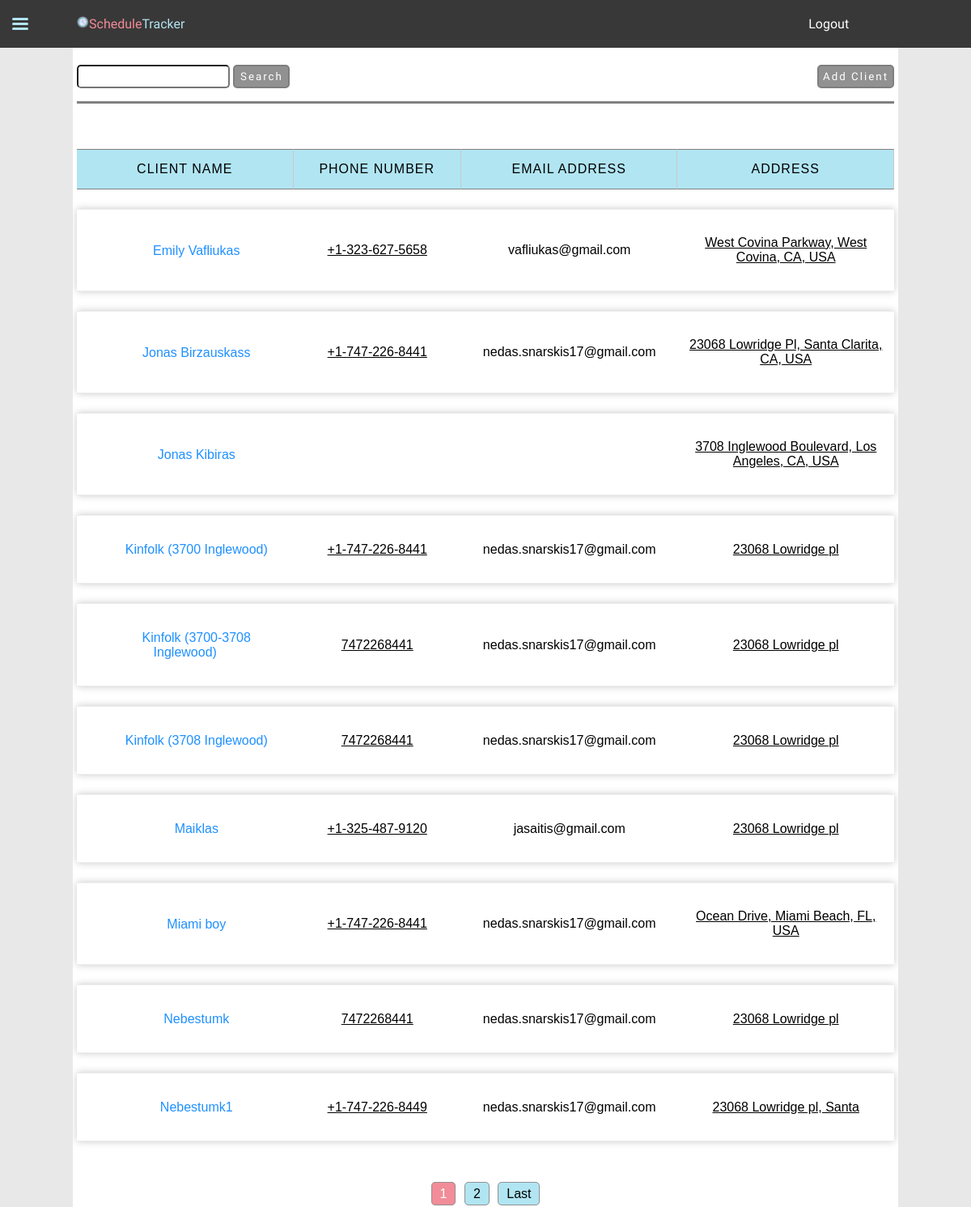
Screenshot of /clients/ (signed in) with the database file from the repository.
### JobTrackingApp/models.py (models this page shows, shortened)
class Client(models.Model):
    user = models.ForeignKey(User, on_delete=models.CASCADE)
    name = models.CharField(max_length=30)
    address = models.CharField(max_length=60)
    phone_number = models.CharField(blank=True, max_length=30)
    email_address = models.EmailField(blank=True, max_length=30)

### JobTrackingApp/views.py (the view, shortened to what this page needs)
# urls.py: path("clients/", views.clients, name="clients"),
@login_required
def clients(request):
    clientList = Client.objects.filter(user=request.user).order_by("name")
    if request.method == "GET":
        form = ClientForm()
        searchForm = SearchForm(request.GET)
        if searchForm.is_valid():
            data = searchForm.cleaned_data
            query = data["query"]
            if query:
                clientList = clientList.filter(name__icontains=query)
    page_number = request.GET.get("page", 1)
    paginator = Paginator(clientList, 10)
    pageList = paginator.get_page(page_number)
    context = {
        "paginator": paginator,
        "page_obj": pageList,
        "form": form,
        "searchForm": searchForm,
        "is_paginated": True,
        "search": query,
    }
    return render(
        request,
        "JobTrackingApp/clients.html",
        context,
    )

### JobTrackingApp/forms.py (shortened to what this page needs)
class ClientForm(ModelForm):
    name = forms.CharField(
        error_messages={"invalid": "Client with the same name already exists"}
    )
    name.widget.attrs.update(
        {"placeholder": "required", "autocomplete": "new-password"}
    )
    address = forms.CharField()
    address.widget.attrs.update(
        {"autocomplete": "new-password", "placeholder": "required"}
    )
    phone_number = forms.RegexField(
        regex=r"^(\+?1?)\D*(\d{3})\D*(\d{3})\D*(\d{4})\D*$",
        error_messages={
            "invalid": "Phone number must be entered in the format: '+1-333-666-9999'",
        },
        required=False,
        widget=forms.TextInput(
            attrs={
                "placeholder": "Example: +1-323-627-8956 (optional)",
                "autocomplete": "new-password",
            }
        ),
    )
    email_address = forms.EmailField(required=False)
    email_address.widget.attrs.update(
        {"placeholder": "optional", "autocomplete": "new-password"}
    )
    class Meta:
        model = Client
        fields = ["name", "address", "phone_number", "email_address"]

class SearchForm(forms.Form):
    query = forms.CharField(max_length=100, required=False)

### JobTrackingApp/templates/JobTrackingApp/clients.html (shortened to what this page needs)
{% extends 'JobTrackingApp/base.html' %}
{% load static %}
{% block css %}
    <link rel="stylesheet" href="{% static 'css/clients.css' %}">
{% endblock css %}
{% block content %}
    <div class="wrapper">
        <div class="search">
            <form class="searchForm" action='' method='GET'>
                {{ searchForm.query }}
                <input class="button" type="submit" value="Search">
            </form>
        </div>
        <div class="features">
            <button class="addClient button"> Add Client </button>
        </div>
    </div>
    <table id="clientsTable">
        {% if page_obj %}
            <tr class="table-header">
                <th> Client name</th>
                <th> Phone number</th>
                <th> Email address </th>
                <th> Address </th>
            </tr>
            {% for client in page_obj %}
                <tr class="table-row">
                    <td data-name="Client name" class="tdName"><a class="edit" href="{% url 'client-detail' client.pk %}"></a>{{ client.name }}</td>
                    <td data-name="Phone number"><a href="tel:{{ client.phone_number }}"> {{ client.phone_number }} </a></td>
                    <td data-name="Email Address"> {{ client.email_address }} </td>
                    <td data-name="Address"><a target="_blank" href="https://www.google.com/maps/search/?api=1&query={{ client.address }}">{{ client.address }}</a></td>
                </tr>
            {% endfor %}
        {% else %}
            <p class="not-found"> Client was not found. Maybe create a new client?</p>
        {% endif %}
    </table>
    {% if is_paginated %}
    <div class="paginator">
        <a class="current-page-number">{{ page_obj.number }}</a>
        {% if page_obj.has_next %}
            <a href="?page={{ page_obj.next_page_number }}&query={{ search }}" class="page-number">{{ page_obj.next_page_number }}</a>
        {% endif %}
        {% if paginator.num_pages > page_obj.next_page_number %}
            <a href="?page={{ paginator.num_pages }}&query={{ search }}" class="page-number">Last</a>
        {% endif %}
    </div>
    {% endif %}
{% endblock content %}

### static/css/main.css (style rules this page uses)
.button { padding: 5px; width: 100%; border-radius: 5px; cursor: pointer; background-color: #919191; color: white; font-family: 'Balsamiq Sans', cursive; letter-spacing: 2px; border: 2px solid #7e7e7e; }
a, a:visited { text-decoration: none; color: inherit; }
body { margin: 0px; padding: 0px; background-color: #e8e8e8; font-family: Arial, Helvetica, sans-serif; }

### static/css/clients.css (style rules this page uses)
a, a:visited { text-decoration: none; }
a.page-number { padding: 5px 10px; border: 1px solid #919191; border-radius: 5px; background-color: #b1e5f2; cursor: pointer; text-align: center; margin: 3px; }
a.current-page-number { padding: 5px 10px; border: 1px solid #919191; border-radius: 5px; background-color: #f28c98; color: white; cursor: pointer; text-align: center; margin: 3px; }
.button { padding: 5px; width: 100%; border-radius: 5px; cursor: pointer; background-color: #919191; color: white; font-family: 'Balsamiq Sans', cursive; letter-spacing: 2px; border: 2px solid #7e7e7e; }
body { margin: 0px; padding: 0px; background-color: #e8e8e8; font-family: Arial, Helvetica, sans-serif; }
main div.wrapper { margin: 1rem auto 2rem auto; display: flex; flex-direction: row; justify-content: space-between; flex-wrap: wrap-reverse; border-bottom: 3px solid grey; }
main div.wrapper div { margin-bottom: 1rem; }
main div.wrapper div.search { display: flex; flex-wrap: nowrap; flex-direction: row; }
main div.wrapper div.search input { padding: 5px; border-radius: 5px; }
main div.wrapper div.search input.button { width: 70px; }
main div.wrapper div.search input#id_query { min-width: 70px; max-width: 175px; }
main div.wrapper div.features button.addClient { padding: 5px; border-radius: 5px; cursor: pointer; }
main table#clientsTable { width: 100%; border-spacing: 0 1.5rem; margin-bottom: 2rem; margin-top: 2rem; }
main table#clientsTable th { text-align: center; padding: 15px; border-bottom: 1px solid grey; border-top: 1px solid grey; background-color: #f28c98; background-color: #b1e5f2; border-right: 1px solid #c9c9c9; text-transform: uppercase; font-family: 'Franklin Gothic Medium', 'Arial Narrow', Arial, sans-serif; font-weight: normal; letter-spacing: 1px; }
main table#clientsTable td { text-align: center; padding: 2rem 12px; border-bottom: 1px solid #ebebeb; border-top: 1px solid #ebebeb; max-width: 200px; }
main table#clientsTable td a { color: inherit; text-decoration: underline; text-decoration-color: inherit; }
main table#clientsTable td[data-name="Client name"] { color: dodgerblue; }
main table#clientsTable tr.table-row { background-color: white; box-shadow: 0px 0px 9px 0px #c9c9c9; }
main div.paginator { clear: both; margin: auto; text-align: center; margin: 0.5rem auto 0.1rem auto; }

### rows the page displays
Client: name "Emily Vafliukas", phone_number "+1-323-627-5658", email_address "vafliukas@gmail.com", address "West Covina Parkway, West Covina, CA, USA"
Client: name "Jonas Birzauskass", phone_number "+1-747-226-8441", email_address "nedas.snarskis17@gmail.com", address "23068 Lowridge Pl, Santa Clarita, CA, USA"
Client: name "Jonas Kibiras", address "3708 Inglewood Boulevard, Los Angeles, CA, USA"
Client: name "Kinfolk (3700 Inglewood)", phone_number "+1-747-226-8441", email_address "nedas.snarskis17@gmail.com", address "23068 Lowridge pl"
Client: name "Kinfolk (3700-3708 Inglewood)", phone_number "7472268441", email_address "nedas.snarskis17@gmail.com", address "23068 Lowridge pl"
Client: name "Kinfolk (3708 Inglewood)", phone_number "7472268441", email_address "nedas.snarskis17@gmail.com", address "23068 Lowridge pl"
Client: name "Maiklas", phone_number "+1-325-487-9120", email_address "jasaitis@gmail.com", address "23068 Lowridge pl"
Client: name "Miami boy", phone_number "+1-747-226-8441", email_address "nedas.snarskis17@gmail.com", address "Ocean Drive, Miami Beach, FL, USA"
Client: name "Nebestumk", phone_number "7472268441", email_address "nedas.snarskis17@gmail.com", address "23068 Lowridge pl"
Client: name "Nebestumk1", phone_number "+1-747-226-8449", email_address "nedas.snarskis17@gmail.com", address "23068 Lowridge pl, Santa"

### other values shown
{{ page_obj.number }} "1"
{{ page_obj.next_page_number }} "2"
